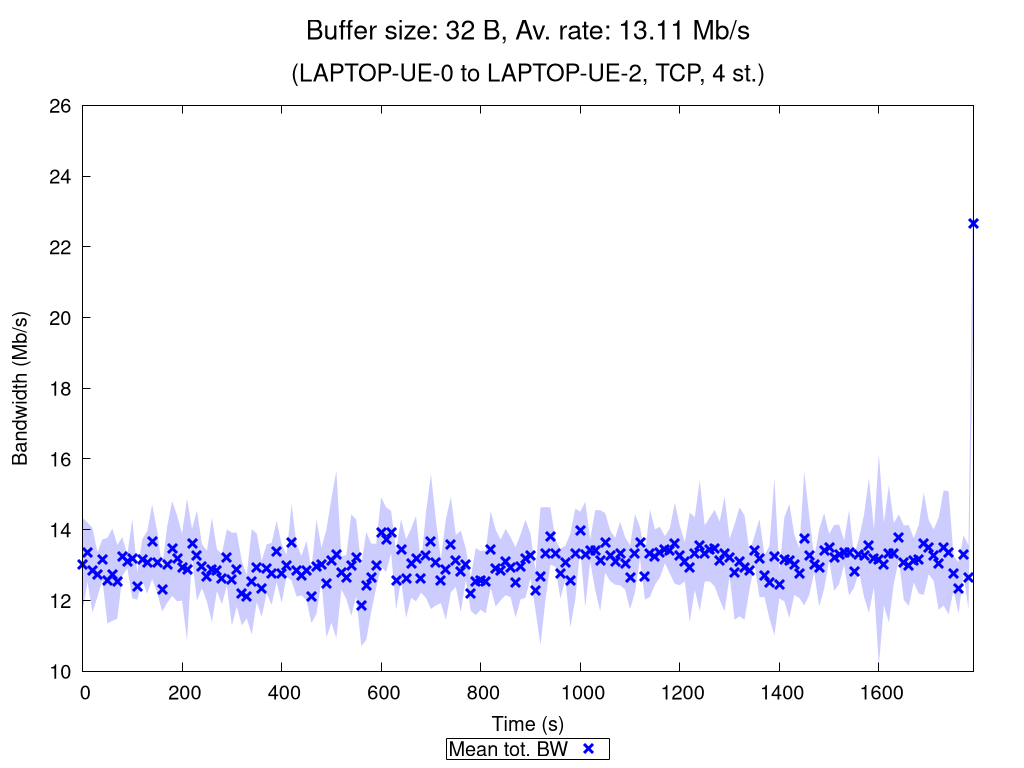

Here is the gnuplot script that generated this plot:
set terminal pngcairo nocrop enhanced size 1024,768 font "Verdana,15"
set output "TCP_4_st_2020_10_18_09-41-26_one2two_00032B.png"

set title "{/=20 Buffer size: 32 B, Av. rate: 13.11 Mb/s}\n\n{/=18 (LAPTOP-UE-0 to LAPTOP-UE-2, TCP, 4 st.)}"

set xlabel "Time (s)"
set ylabel "Bandwidth (Mb/s)"
set ytics nomirror
set key bmargin center horizontal box samplen 1 width -1
set bmargin 4.6
set rmargin 4.5

rf = 1000000.0  # rate factor
set style fill transparent solid 0.2 noborder
set autoscale xfix
plot "TCP_4_st_2020_10_18_09-41-26_one2two_00032B_iperf_processed.dat" using 1:($2/rf-$3/rf):($2/rf+$3/rf) with filledcurves lc rgb "blue" notitle, \
     "" using 1:($2/rf) with points pt 2 ps 1.5 lw 3 lc rgb "blue" title "Mean tot. BW", \
